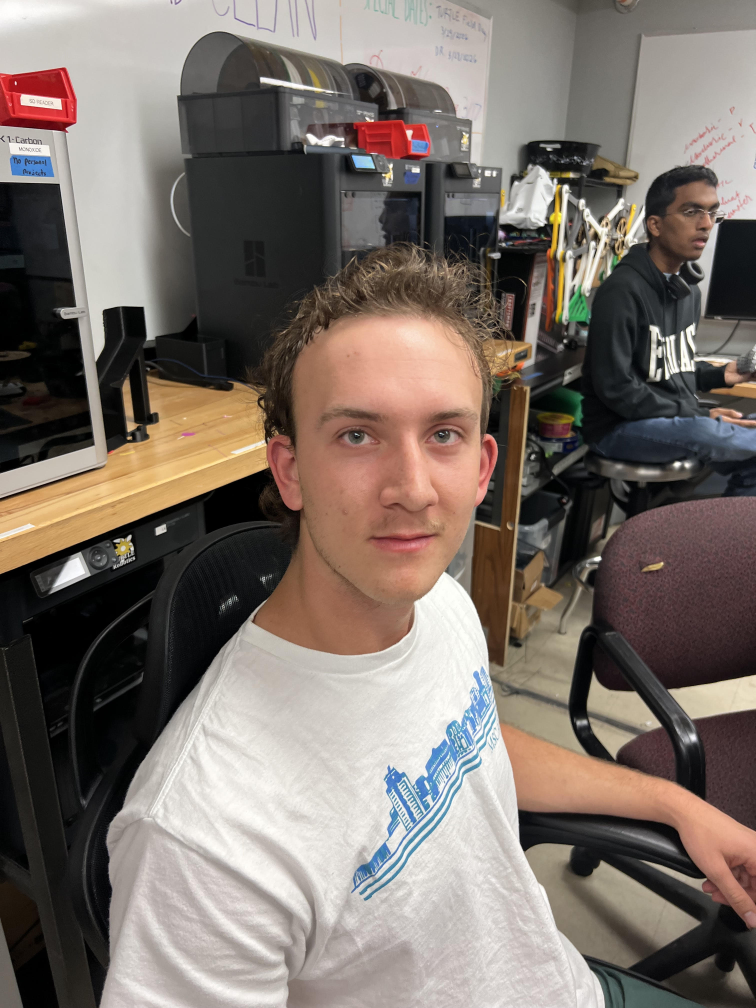
#> input picture image_rendering/input_image.png, 3024 x 4032 px (shown at 1/4 size)
$ python convert_image_n8n.py --input input_image.png --output out.png
#> lines starting #> are read from the running program, lines starting #| are printed output that depends on the picture
#!/usr/bin/env python3
"""
Image to LED Frame Converter for n8n Workflow
Converts arbitrary images to 64x64 RGB hex arrays for LED matrix display
"""

import cv2
import numpy as np
import json
import sys
import argparse
from pathlib import Path


def convert_image_to_frame(input_path, output_path, preserve_aspect=True, zigzag_wiring=True):
    """
    Convert image to 64x64 LED frame array

    Args:
        input_path (str): Path to input image
        output_path (str): Path to output JSON file
        preserve_aspect (bool): Preserve aspect ratio with letterboxing
        zigzag_wiring (bool): Apply serpentine pattern for LED matrix wiring

    Returns:
        dict: Frame data with metadata
    """
#> called with input_path = 'input_image.png', output_path = 'out.png', preserve_aspect = True, zigzag_wiring = True

    try:
        # Load image
        img = cv2.imread(input_path)
#> img is the input picture: shape (4032, 3024, 3); mean B, G, R 105.6, 112.9, 123.7
        if img is None:
            raise FileNotFoundError(f"Could not load image: {input_path}")

        # Convert BGR to RGB
        img = cv2.cvtColor(img, cv2.COLOR_BGR2RGB)
        h, w, _ = img.shape
#> h = 4032; w = 3024

        # Resize to 64x64
        if preserve_aspect:
            scale = min(64 / w, 64 / h)
#> scale = 0.0159
            new_w = int(w * scale)
#> new_w = 48
            new_h = int(h * scale)
#> new_h = 64

            resized = cv2.resize(img, (new_w, new_h), interpolation=cv2.INTER_AREA)
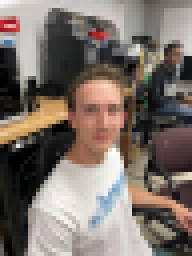
#> resized: shape (64, 48, 3) (shown 4 times larger); mean R, G, B 123.7, 112.9, 105.6

            # Letterbox on black background
            canvas = np.zeros((64, 64, 3), dtype=np.uint8)
            x_offset = (64 - new_w) // 2
#> x_offset = 8
            y_offset = (64 - new_h) // 2
#> y_offset = 0
            canvas[y_offset:y_offset+new_h, x_offset:x_offset+new_w] = resized
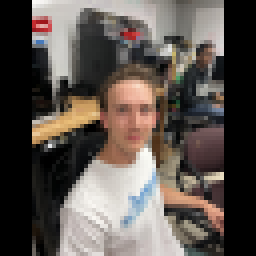
#> canvas: shape (64, 64, 3) (shown 4 times larger); mean R, G, B 92.8, 84.7, 79.2

            img64 = canvas
        else:
            img64 = cv2.resize(img, (64, 64), interpolation=cv2.INTER_AREA)

        # Convert to hex array
        frame_array = []
        for y in range(64):
            # Reverse every other row for zig-zag wiring
            x_range = range(63, -1, -1) if (zigzag_wiring and y % 2 == 1) else range(64)

            for x in x_range:
                r, g, b = map(int, img64[y, x])
                hex_value = (r << 16) | (g << 8) | b
                frame_array.append(f"0x{hex_value:06X}")
#> after the loop, frame_array = 4096 items, first 6: '0x000000', '0x000000', '0x000000', '0x000000', '0x000000', '0x000000'

        # Create output structure
        output_data = {
            "frame_data": frame_array,
            "width": 64,
            "height": 64,
            "total_pixels": 4096,
            "format": "hex_rgb",
            "preserve_aspect": preserve_aspect,
            "zigzag_wiring": zigzag_wiring,
            "source_file": Path(input_path).name
        }

        # Write JSON output
        with open(output_path, 'w') as f:
            json.dump(output_data, f, indent=2)

        return output_data

    except Exception as e:
        print(f"ERROR: {str(e)}", file=sys.stderr)
        sys.exit(1)


def generate_cpp_header(frame_data, array_name="frame_converted"):
    """
    Generate C++ header content from frame data

    Args:
        frame_data (list): List of hex color strings
        array_name (str): Name of C++ array variable

    Returns:
        str: C++ header content
    """
    lines = ["#include <stdint.h>\n\n"]
    lines.append(f"static const uint32_t {array_name}[] = {{\n\n")

    # Add pixels in rows
    for i in range(0, 4096, 64):
        row_pixels = frame_data[i:i+64]
        lines.append("  " + ",".join(row_pixels) + ",\n")

    lines.append("};\n")
    return "".join(lines)


if __name__ == "__main__":
    parser = argparse.ArgumentParser(
        description="Convert image to 64x64 LED frame array"
    )
    parser.add_argument('--input', required=True, help='Input image path')
    parser.add_argument('--output', required=True, help='Output JSON path')
    parser.add_argument('--output-cpp', help='Optional: Output C++ header file')
    parser.add_argument('--array-name', default='frame_converted', help='C++ array variable name')
    parser.add_argument('--no-aspect', action='store_true', help='Stretch image instead of letterbox')
    parser.add_argument('--no-zigzag', action='store_true', help='Disable zig-zag wiring pattern')

    args = parser.parse_args()

    # Convert image
    result = convert_image_to_frame(
        args.input,
        args.output,
        preserve_aspect=not args.no_aspect,
        zigzag_wiring=not args.no_zigzag
    )
#> result = 8 items

    # Optionally generate C++ header
    if args.output_cpp:
        cpp_content = generate_cpp_header(result["frame_data"], args.array_name)
        with open(args.output_cpp, 'w') as f:
            f.write(cpp_content)
        print(f"✓ C++ header written: {args.output_cpp}")

    # Output result
    print(json.dumps(result))
#> (printed output is left out)
    print(f"\n✓ Frame data written: {args.output}")
